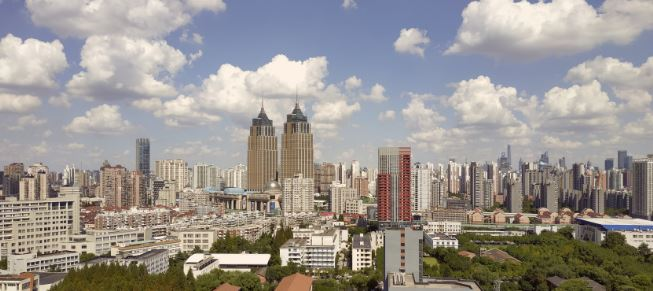
#> input picture view.JPG, 653 x 291 px
$ python image-ehancement.py
#> lines starting #> are read from the running program, lines starting #| are printed output that depends on the picture; after the words box and inside, x2 and y2 are one past the last pixel; in counts of white or black regions, pixels touching at a corner belong together
import cv2
import numpy as np

def addSaltAndPepper(src,percetage):
    NoiseImg=src.copy()
    NoiseNum=int(percetage*src.shape[0]*src.shape[1])
    for i in range(NoiseNum):
        randX=np.random.random_integers(0,src.shape[0]-1)
        randY=np.random.random_integers(0,src.shape[1]-1)
        if np.random.random_integers(0,1)==0:
            NoiseImg[randX,randY]=0
        else:
            NoiseImg[randX,randY]=255
    return NoiseImg

def addGaussNoise(src,percetage):
    NoiseImg=src.copy()
    NoiseNum=int(percetage*src.shape[0]*src.shape[1])
    for i in range(NoiseNum):
        randX=np.random.random_integers(0,src.shape[0]-1)
        randY=np.random.random_integers(0,src.shape[1]-1)
        NoiseImg[randX,randY]=np.random.random_integers(0,255)
    return NoiseImg


def contraharmonicMeanFilter(src,kernelSize,Q):
    srcF=src.copy().astype(float)
    filteredImage=src.copy()
    height = src.shape[0]
    weight = src.shape[1]
    for i in range(1,height-1):
        for j in range(1,weight-1):
            sum1=0
            sum2=0
            for kernel_i in range(-kernelSize//2,kernelSize//2):
                for kernel_j in range(-kernelSize//2,kernelSize//2):
                    sum1=sum1+(srcF[kernel_i+i,kernel_j+j])**(Q+1)
                    sum2=sum2+(srcF[kernel_i+i,kernel_j+j])**(Q)
            filteredImage[i,j]=sum1/sum2
    return filteredImage

def geometricMeanFilter(src,kernelSize):
    srcF=src.copy().astype(float)
    filteredImage=src.copy()
    height = src.shape[0]
    weight = src.shape[1]
    for i in range(1,height-1):
        for j in range(1,weight-1):
            product1=1
            for kernel_i in range(-kernelSize//2,kernelSize//2):
                for kernel_j in range(-kernelSize//2,kernelSize//2):
                    product1=product1*(srcF[kernel_i+i,kernel_j+j])
            filteredImage[i,j]=product1**(1/(kernelSize*kernelSize))
    return filteredImage


rawImage=cv2.imread('view.JPG',flags=cv2.IMREAD_GRAYSCALE)
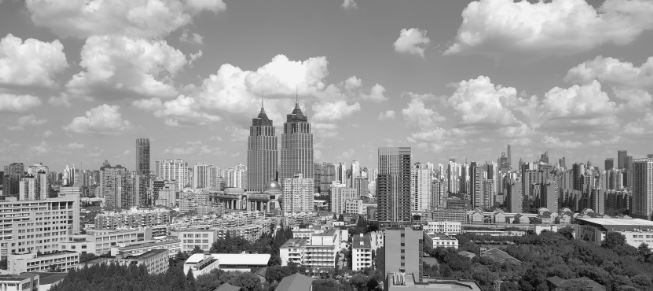
#> rawImage: shape (291, 653); min 0, max 255, mean 150.1
cv2.imshow('Raw Image',rawImage)
spNoiseImage=addSaltAndPepper(rawImage,0.05)
#> after the loop in addSaltAndPepper, `for i in range(NoiseNum):`:
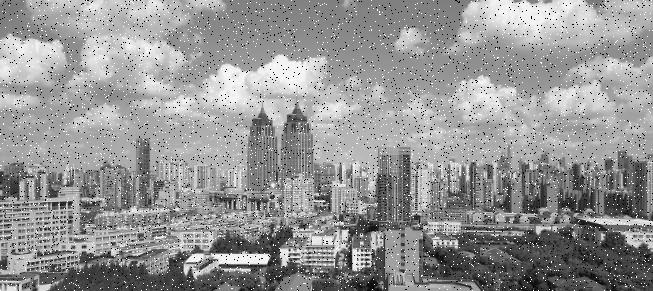
#> NoiseImg: shape (291, 653); 4.87% of pixels changed, all inside (x1, y1, x2, y2) = (0, 0, 653, 291)
gaussAndSpNoiseImage=addGaussNoise(spNoiseImage,0.05)
#> after the loop in addGaussNoise, `for i in range(NoiseNum):`:
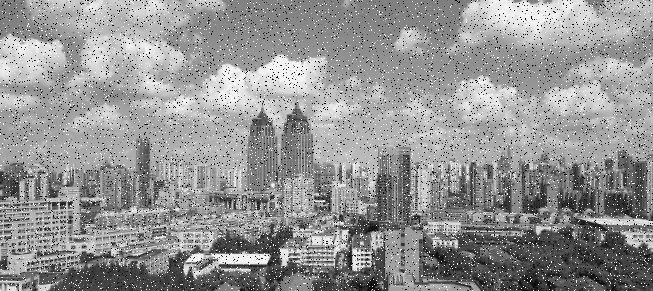
#> NoiseImg: shape (291, 653); 4.86% of pixels changed, all inside (x1, y1, x2, y2) = (0, 0, 653, 291)
cv2.imshow('Hybrid Noise Image',gaussAndSpNoiseImage)
cv2.imshow('Geometric Mean Filtered Image',geometricMeanFilter(gaussAndSpNoiseImage,3))
#> after the loop in geometricMeanFilter, `for i in range(1,height-1):`:
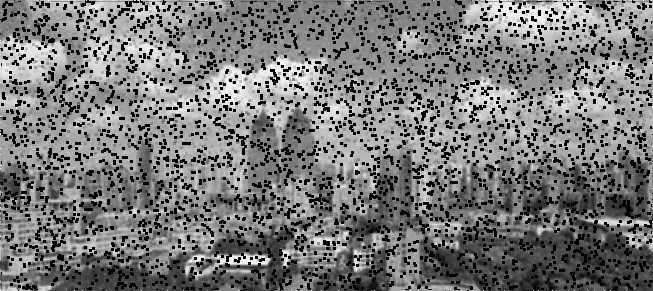
#> filteredImage: shape (291, 653); min 0, max 255, mean 119.1
cv2.imshow('Arithmetic mean filtered Image',contraharmonicMeanFilter(gaussAndSpNoiseImage,3,0))
#> after the loop in contraharmonicMeanFilter, `for i in range(1,height-1):`:
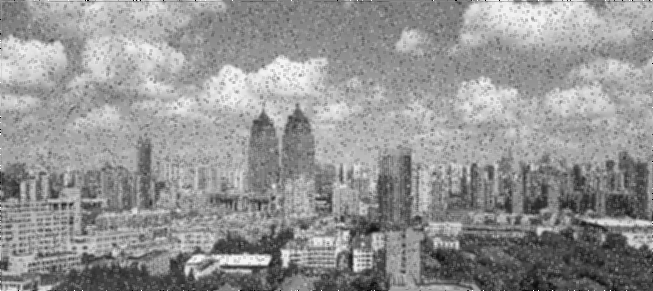
#> filteredImage: shape (291, 653); min 0, max 255, mean 147.6
cv2.imshow('Harmonic mean filtered Image',contraharmonicMeanFilter(gaussAndSpNoiseImage,3,-1))
#> call 2 of contraharmonicMeanFilter, with kernelSize = 3, Q = -1
#> after the loop in contraharmonicMeanFilter (call 2), `for i in range(1,height-1):`:
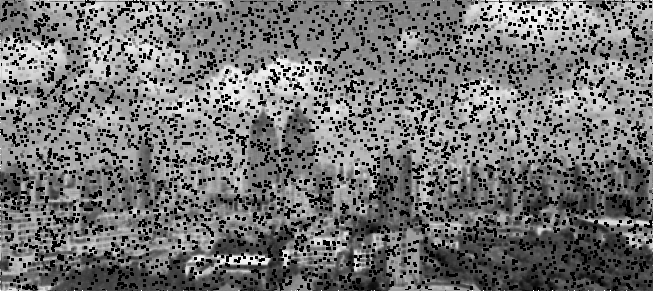
#> filteredImage: shape (291, 653); min 0, max 255, mean 114.9
cv2.imshow('ContraHarmonic mean filtered Image with Q=1.5',contraharmonicMeanFilter(gaussAndSpNoiseImage,3,1.5))
#> call 3 of contraharmonicMeanFilter, with kernelSize = 3, Q = 1.5
#> after the loop in contraharmonicMeanFilter (call 3), `for i in range(1,height-1):`:
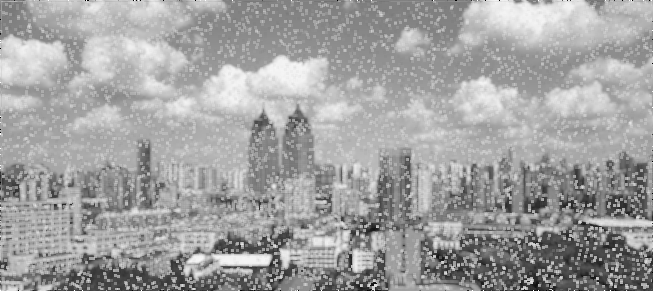
#> filteredImage: shape (291, 653); min 0, max 255, mean 160.7
cv2.waitKey(0)
